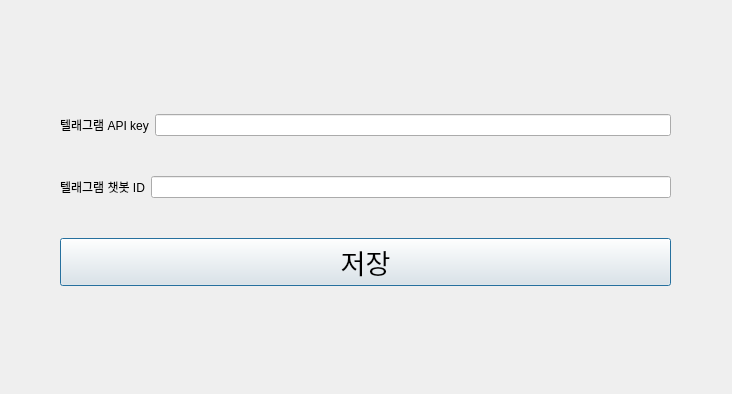
<?xml version="1.0" encoding="UTF-8"?>
<ui version="4.0">
 <class>Dialog</class>
 <widget class="QDialog" name="Dialog">
  <property name="geometry">
   <rect>
    <x>0</x>
    <y>0</y>
    <width>732</width>
    <height>394</height>
   </rect>
  </property>
  <property name="windowTitle">
   <string>Dialog</string>
  </property>
  <widget class="QWidget" name="verticalLayoutWidget">
   <property name="geometry">
    <rect>
     <x>60</x>
     <y>80</y>
     <width>611</width>
     <height>241</height>
    </rect>
   </property>
   <layout class="QVBoxLayout" name="verticalLayout">
    <item>
     <layout class="QHBoxLayout" name="horizontalLayout">
      <item>
       <widget class="QLabel" name="label">
        <property name="text">
         <string>텔래그램 API key</string>
        </property>
        <property name="alignment">
         <set>Qt::AlignCenter</set>
        </property>
       </widget>
      </item>
      <item>
       <widget class="QLineEdit" name="telegram_api_label">
        <property name="text">
         <string/>
        </property>
        <property name="echoMode">
         <enum>QLineEdit::Password</enum>
        </property>
       </widget>
      </item>
     </layout>
    </item>
    <item>
     <layout class="QHBoxLayout" name="horizontalLayout_2">
      <item>
       <widget class="QLabel" name="label_2">
        <property name="text">
         <string>텔래그램 챗봇 ID</string>
        </property>
        <property name="alignment">
         <set>Qt::AlignCenter</set>
        </property>
       </widget>
      </item>
      <item>
       <widget class="QLineEdit" name="telegram_id_label">
        <property name="text">
         <string/>
        </property>
        <property name="echoMode">
         <enum>QLineEdit::Password</enum>
        </property>
       </widget>
      </item>
     </layout>
    </item>
    <item>
     <widget class="QPushButton" name="save_btn">
      <property name="sizePolicy">
       <sizepolicy hsizetype="Preferred" vsizetype="Fixed">
        <horstretch>0</horstretch>
        <verstretch>0</verstretch>
       </sizepolicy>
      </property>
      <property name="minimumSize">
       <size>
        <width>0</width>
        <height>0</height>
       </size>
      </property>
      <property name="sizeIncrement">
       <size>
        <width>0</width>
        <height>0</height>
       </size>
      </property>
      <property name="font">
       <font>
        <pointsize>20</pointsize>
       </font>
      </property>
      <property name="text">
       <string>저장</string>
      </property>
     </widget>
    </item>
   </layout>
  </widget>
 </widget>
 <resources/>
 <connections/>
</ui>
